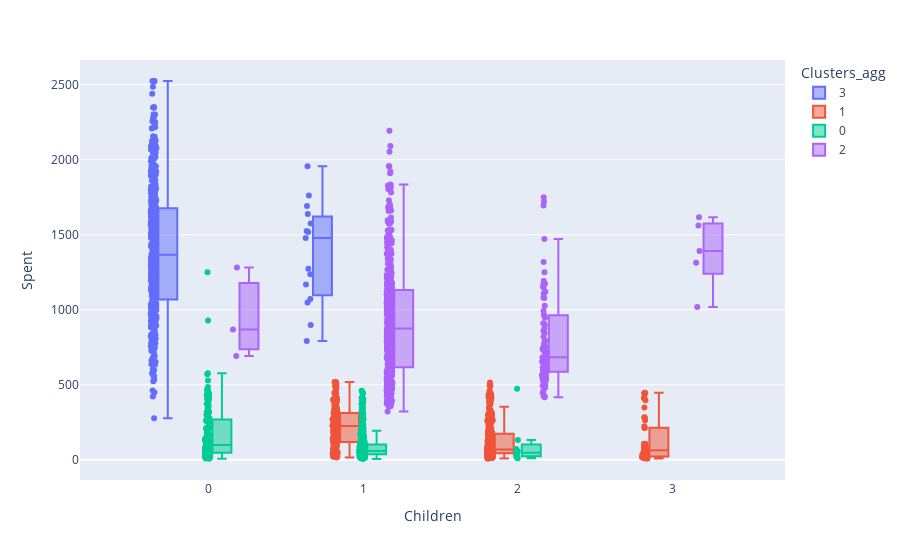

Notebook source saved alongside this figure:
### Markdown cell above
Grup 0: Low income, low spending.
Grup 1: Average income, low spending
Grup 2: Average income, high spending
Grup 3: High income, high spending

### Code cell
plt.rcParams['figure.figsize'] = [8,8]
plt = px.box(dfnew, x=dfnew['Children'], y=dfnew['Spent'], points="all", color="Clusters_agg")
plt.show()

### Figure 1 — Plotly figure (JSON) as saved in the notebook; plotly's stock layout.template omitted (floating-point values rounded to 4 significant figures; data arrays with more than 128 entries replaced by an {"elided": "..."} marker saying what was removed)
{"data": [{"alignmentgroup": "True", "boxpoints": "all", "hovertemplate": "Clusters_agg=3<br>Children=%{x}<br>Spent=%{y}<extra></extra>", "legendgroup": "3", "marker": {"color": "#636efa"}, "name": "3", "notched": false, "offsetgroup": "3", "orientation": "v", "showlegend": true, "x": {"elided": "494 int values"}, "x0": " ", "xaxis": "x", "y": {"elided": "494 int values"}, "y0": " ", "yaxis": "y", "type": "box"}, {"alignmentgroup": "True", "boxpoints": "all", "hovertemplate": "Clusters_agg=1<br>Children=%{x}<br>Spent=%{y}<extra></extra>", "legendgroup": "1", "marker": {"color": "#EF553B"}, "name": "1", "notched": false, "offsetgroup": "1", "orientation": "v", "showlegend": true, "x": {"elided": "541 int values"}, "x0": " ", "xaxis": "x", "y": {"elided": "541 int values"}, "y0": " ", "yaxis": "y", "type": "box"}, {"alignmentgroup": "True", "boxpoints": "all", "hovertemplate": "Clusters_agg=0<br>Children=%{x}<br>Spent=%{y}<extra></extra>", "legendgroup": "0", "marker": {"color": "#00cc96"}, "name": "0", "notched": false, "offsetgroup": "0", "orientation": "v", "showlegend": true, "x": {"elided": "617 int values"}, "x0": " ", "xaxis": "x", "y": {"elided": "617 int values"}, "y0": " ", "yaxis": "y", "type": "box"}, {"alignmentgroup": "True", "boxpoints": "all", "hovertemplate": "Clusters_agg=2<br>Children=%{x}<br>Spent=%{y}<extra></extra>", "legendgroup": "2", "marker": {"color": "#ab63fa"}, "name": "2", "notched": false, "offsetgroup": "2", "orientation": "v", "showlegend": true, "x": {"elided": "553 int values"}, "x0": " ", "xaxis": "x", "y": {"elided": "553 int values"}, "y0": " ", "yaxis": "y", "type": "box"}], "layout": {"xaxis": {"anchor": "y", "domain": [0, 1], "title": {"text": "Children"}}, "yaxis": {"anchor": "x", "domain": [0, 1], "title": {"text": "Spent"}}, "legend": {"title": {"text": "Clusters_agg"}, "tracegroupgap": 0}, "margin": {"t": 60}, "boxmode": "group"}}
